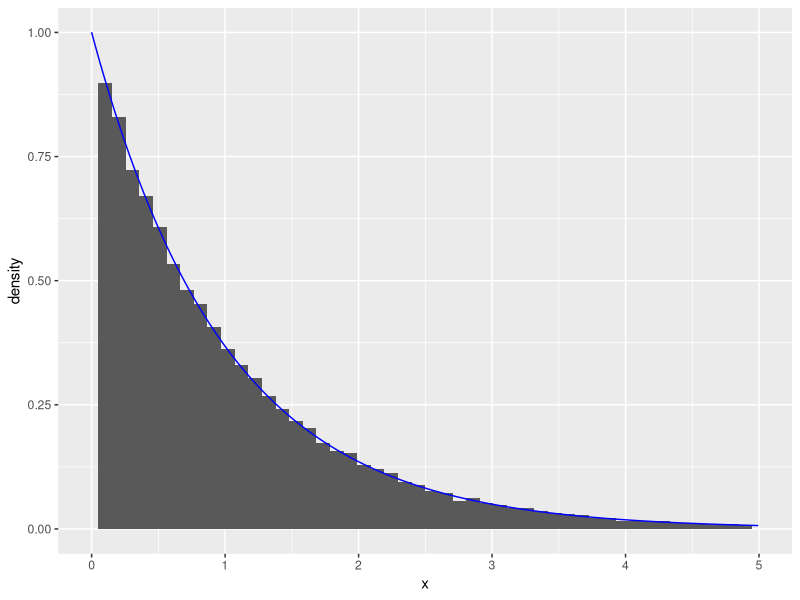

Recreate this plot in R.
## ---- chunk 1
knitr::opts_chunk$set(echo = TRUE)
## ---- chunk 2
library(ggplot2)
## ---- chunk 3
# n: number of samples to generate
# rate: the rate
# expdist returns a vector with generated random numbers from exponential distribution

expdist <- function(rate, n) {
   u <- runif(n)
   x <-  -log( (1/rate)*( 1 - u))/rate
   list = list(x, u)
   return(list)
}

n <- 60000
lambda <- 1
outval <- expdist(lambda, n)
x = outval[[1]]
y = outval[[2]]
ggplot(data.frame(x=x))+geom_histogram(aes(x=x, y = ..density..), bins = 50)+geom_line(data = data.frame(x=x,y=dexp(x, rate = 1)), aes(x=x, y=y), color = "blue")+xlim(0,5)
